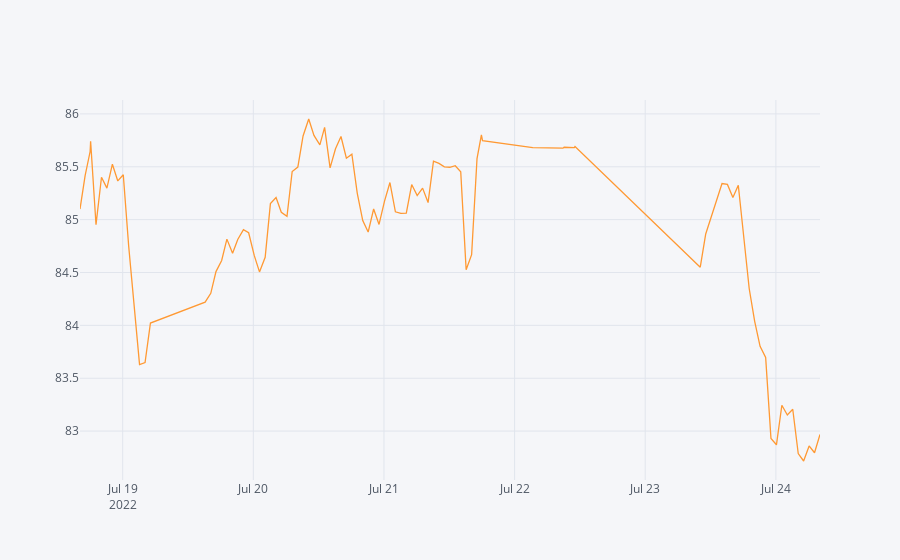

Notebook code cell kept with this figure:
### Markdown cell above
# PV

### Code cell
risk[risk['event_type']=='PV'].pivot_table(index='time',columns='attribution',values='usdAmt',aggfunc=sum).iplot()
